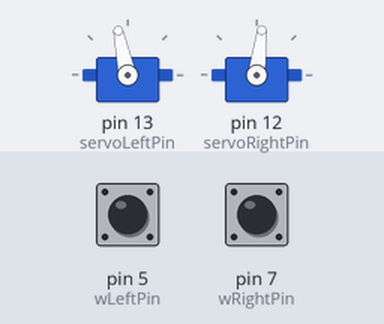
This sketch was run on a simulated Arduino Uno, built with avr-gcc and run on an emulated ATmega328P. Parts: 2 × servo. The test bench sets the inputs (shaded band); at power-on: pin 5 (wLeftPin) HIGH, pin 7 (wRightPin) HIGH.

Above: at 2.2 s.
2.3 s: pin 5 (wLeftPin) pulled LOW for 0.15 s
At 2.6 s:
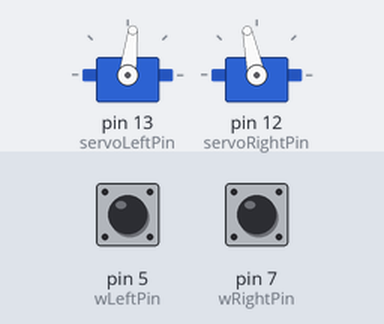
At 3.08 s:
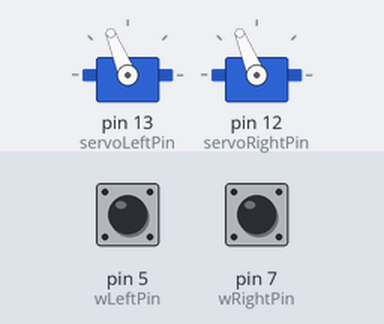
4.7 s: pin 7 (wRightPin) pulled LOW for 1 s
8.0 s: pin 7 (wRightPin) pulled LOW for 3.2 s
At 8.74 s:
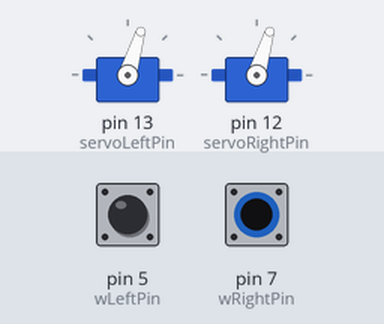
12.7 s: pin 5 (wLeftPin) pulled LOW for 1 s
Timing chart, 0 to 16.0 s (numbered marks = the images above; inputs shaded):
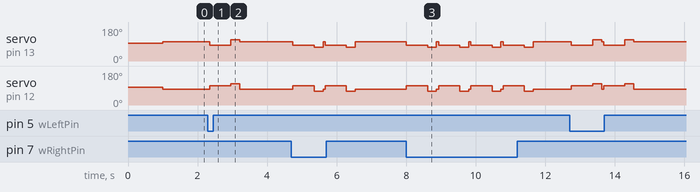

Measured:
- after the input at 2.3 s, servo on pin 13 (servoLeftPin): 102° → 83° after 0.05 s, → 112° 0.61 s later, → 102° 0.26 s later; servo on pin 12 (servoRightPin): 83° → 102° after 0.05 s, → 112° 0.61 s later, → 83° 0.26 s later
- after the input at 8.0 s, servo on pin 13 (servoLeftPin): 102° → 83° at once, then repeats every 0.93 s: 73° 0.26 s, 102° 0.06 s, 83° 0.61 s; servo on pin 12 (servoRightPin): 83° → 102° at once, then repeats every 0.93 s: 73° 0.26 s, 83° 0.06 s, 102° 0.61 s

The sketch:

whisker_navigate.ino
```cpp
#include <Servo.h>

Servo servoLeft;
Servo servoRight;

#define PI 3.1415926535897932384626433832795

const int servoLeftPin = 13;
const int servoRightPin = 12;
const int piezoPin = 4;

const float msPermm = 6.1;
const int wheelBase = 107;

const int wLeftPin = 5;
const int wRightPin = 7;

void setup() {
  // put your setup code here, to run once:
  Serial.begin(9600);
  pinMode(wLeftPin, INPUT);
  pinMode(wRightPin, INPUT);
  servoLeft.attach(servoLeftPin);
  servoRight.attach(servoRightPin);
  stopWheel(1000);
}

void loop() {
  // put your main code here, to run repeatedly:
  byte wLeft = digitalRead(wLeftPin);
  byte wRight = digitalRead(wRightPin);
  //Serial.print(wLeft);
  //Serial.println(wRight);
  //delay(100);
  //moveDist(100, 100, 10);
  if (wLeft == 0 and wRight == 0) {
          moveDist(-100, -100, 200);
          turnAngleBoth(180);

    }
  else if (wLeft == 0) {
      moveDist(-100, -100, 100);
      turnAngleBoth(45);

   } else if (wRight == 0) {
     moveDist(-100, -100, 100);

      turnAngleBoth(-45);

    }
     moveDist(100, 100, 10);


}

void stopWheel(int msTime)
{
  servoLeft.writeMicroseconds(1500);   // Set Left servo speed
  servoRight.writeMicroseconds(1500); // Set right servo speed
  delay(msTime);
}

void moveDist(int speedLeft, int speedRight, int mm)
{
  servoLeft.writeMicroseconds(1500 + speedLeft);   // Set Left servo speed
  servoRight.writeMicroseconds(1500 - speedRight); // Set right servo speed

  delay(int(msPermm*mm));                                   // Delay for msTime
}

void turnAngleOne(int ang)
{
  int circleDist = ((PI*abs(ang))/360)*wheelBase*2;
  if (ang < 0) {
      moveDist(0, 200, circleDist);
    } else {
        moveDist(200, 0, circleDist);

      }
  }

void turnAngleBoth(int ang)
{
    int circleDist = ((PI*abs(ang))/360)*wheelBase;
    if (ang < 0) {
      moveDist(-200, 200, circleDist);
    } else {
            moveDist(200, -200, circleDist);
    }
  }
```
